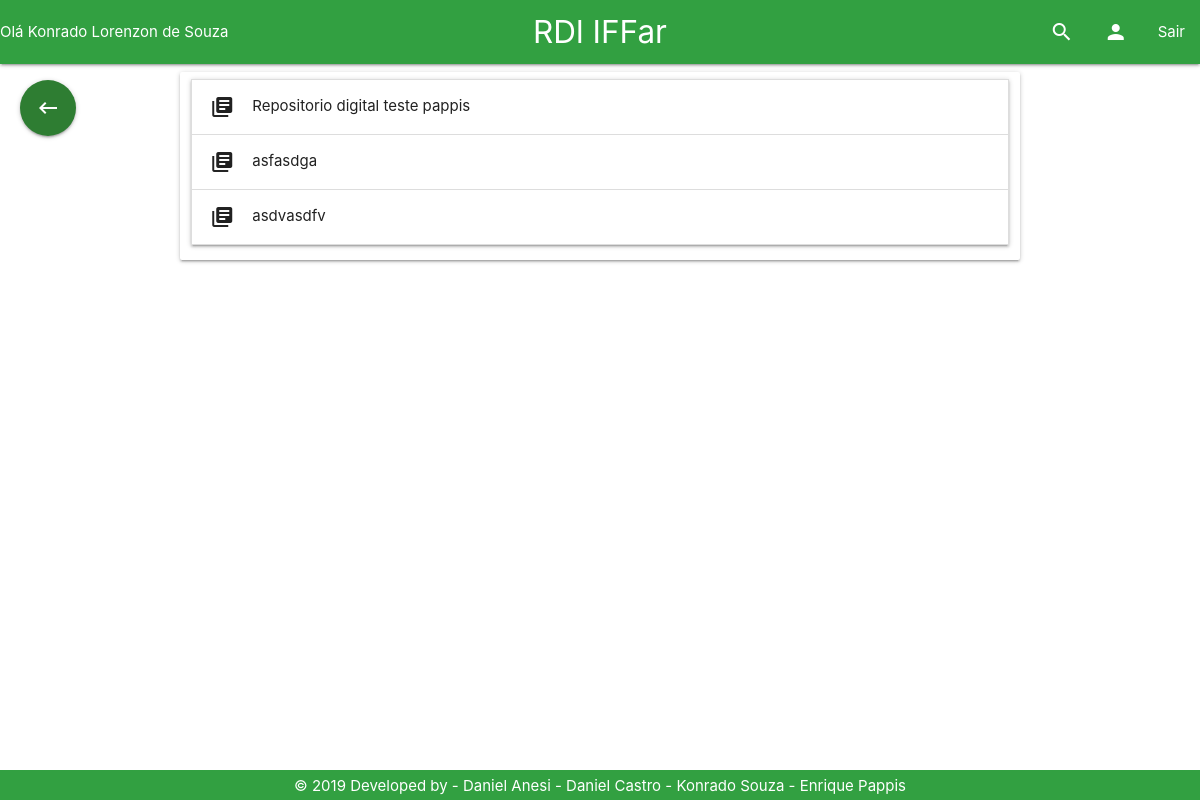
The page /Tela/listagemPesquisa.php (signed in) on the database as committed earlier.
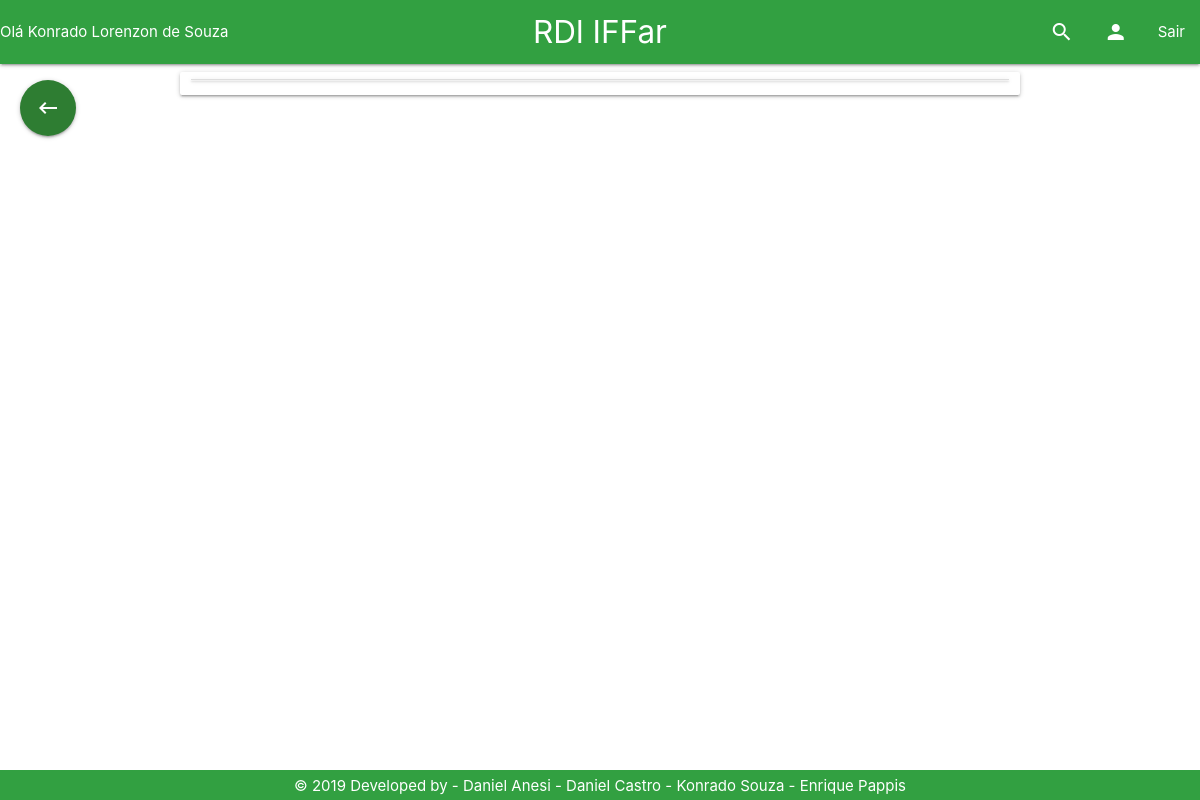
The same page on the database as committed later.
### tables this page shows
CREATE TABLE `trabalho` (
  `id_trabalho` int(11) NOT NULL,
  `id_usuario` int(11) NOT NULL,
  `nome` varchar(200) NOT NULL,
  `resumo` varchar(4500) NOT NULL,
  `categoria` varchar(20) NOT NULL,
  `autores` varchar(200) NOT NULL,
  `orientadores` varchar(200) DEFAULT NULL,
  `coorientadores` varchar(200) DEFAULT NULL,
  `palavras_chave` varchar(100) NOT NULL,
  `data_submissao` varchar(40) DEFAULT NULL,
  `caminho` varchar(80) NOT NULL,
  `id_turma` int(11) NOT NULL,
  `numero_acessos` int(11) DEFAULT NULL,
  `numero_downloads` int(11) DEFAULT NULL,
  `publicado` int(1) NOT NULL DEFAULT 0
);

### Controle/trabalhoPDO.php (called while the page is built, shortened)
<?php
if (realpath('./index.php')) {
    include_once './Controle/conexao.php';
    include_once './Controle/usuarioPDO.php';
    include_once './Modelo/Trabalho.php';
    include_once './Modelo/Usuario.php';
    include_once './Modelo/Email.php';
} else {
    if (realpath('../index.php')) {
        include_once '../Modelo/Trabalho.php';
    }
}
class TrabalhoPDO
{
    public function selectTrabalho()
    {
        $con = new conexao();
        $pdo = $con->getConexao();
        $stmt = $pdo->prepare('select * from trabalho ORDER BY id_trabalho desc;');
        $stmt->execute();
        if ($stmt->rowCount() > 0) {
            return $stmt;
        } else {
            return false;
        }
    }
}

### Modelo/Trabalho.php (called while the page is built, shortened)
<?php
class trabalho{
private $nome;
public function __construct() {
    if (func_num_args() != 0) {
        $atributos = func_get_args()[0];
        }
    }
     public function getNome(){
         return $this->nome;
     }
}

### Tela/listagemPesquisa.php (the view, shortened to what this page needs)
<!DOCTYPE html>
<?php
if (realpath('./index.php')) {
    include_once './Controle/conexao.php';
    include_once './Controle/trabalhoPDO.php';
    include_once './Controle/cursoPDO.php';
    include_once './Controle/turmaPDO.php';
    include_once './Modelo/Usuario.php';
    include_once './Modelo/Trabalho.php';
} else {
    include_once '../Controle/trabalhoPDO.php';
    include_once '../Modelo/Trabalho.php';
}
include_once '../Base/header.php';
?>
<html>
    <head>
    </head>
    <body>
    <main>
        <div class="container">
            <div class="row">
                <div class="col s12 l12 card">
                    <ul class="collapsible">
                        <?php
                        $trabalhoListar = new trabalhoPDO();
                        $usuarioListar = new usuarioPDO();
                        $cursoListar = new cursoPDO();
                        $turmaListar = new turmaPDO();
                        if ($_GET['c'] != null) {
                            switch ($_GET['msg']) {
                                case "Trabalho":
                                    $sql = $trabalhoListar->selectTrabalho();
                                    break;
                                case "TrabalhoCategoria":
                                    $sql = $trabalhoListar->selectTrabalhoCategoria($_GET['c']);
                                    break;
                                case "TrabalhoNome":
                                    $sql = $trabalhoListar->selectTrabalhoNome($_GET['c']);
                                    break;
                                case "TrabalhoData_submissao":
                                    $sql = $trabalhoListar->selectTrabalhoData_submissao($_GET['c']);
                                    break;
                                case "UsuarioNome":
                                    $sqlUsuario = $usuarioListar->selectUsuarioNome($_GET['c']);
                                    $user = new usuario($sqlUsuario);
                                    $idUsuario = $user->getId();
                                    header("Location: ?=" . $idUsuario);
                                    $sql = $trabalhoListar->selectTrabalhoId_usuario($idUsuario);
                                    break;
                                case "Curso":
                                    $sql = $cursoListar->selectCursoNome($_GET['c']);
                                    break;
                                case "Turma":
                                    $sql = $turmaListar->selectTurmaNome($_GET['c']);
                                    break;
                            }
                        } else {
                            $sql = $trabalhoListar->selectTrabalho();
                        }
                        if ($sql != false) {
                            while ($resultado = $sql->fetch()) {
                                $tr = new trabalho($resultado);
                                ?>
                                <li>
                                    <div class="collapsible-header"><i class="material-icons">library_books</i><?php echo $tr->getNome(); ?></div>
                                </li>
                                <?php
                            }
                        } else {
                            header("msg=falha");
                        }
                        ?>
                    </ul>
                </div>
            </div>
        </div>
    </main>
        <?php
        include_once '../Base/footer.php';
        ?>
    </body>
</html>

Rows that differ between the two databases and show on the page:
removed trabalho: nome "Repositorio digital teste pappis"
removed trabalho: nome "asfasdga"
removed trabalho: nome "asdvasdfv"
